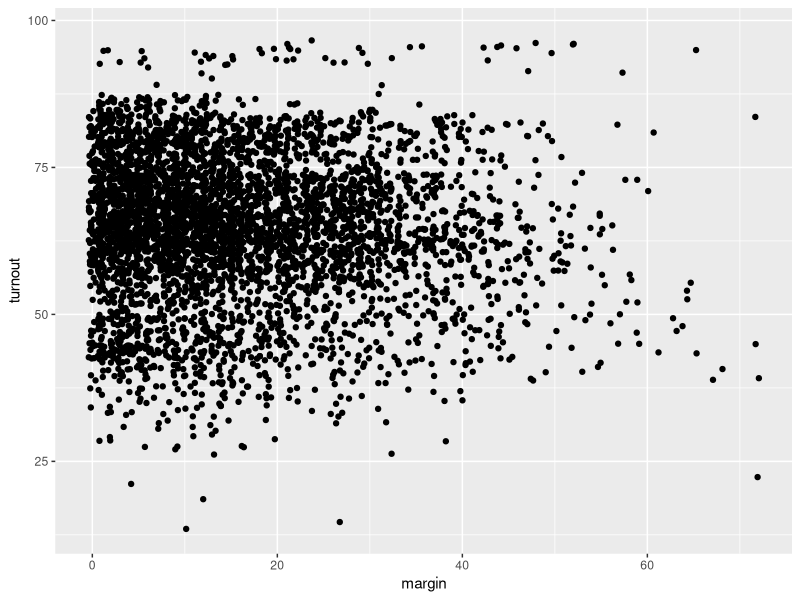
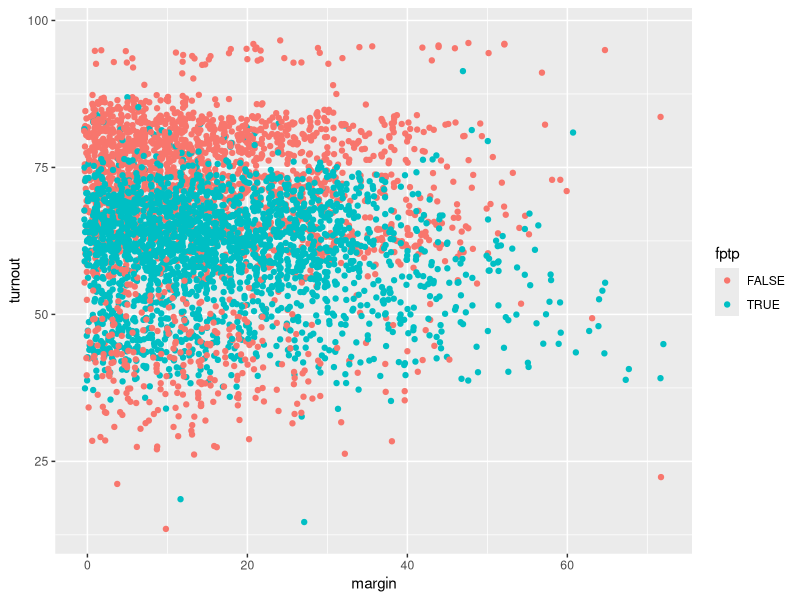

Reproduce these figures in R, in order.
## ---- chunk 1
library(ggplot2)
library(foreign)
## ---- chunk 2
# Data is available on this course's github page:
# github.com/jabranham/math-camp
# Data from Herrera et al (forthcoming, AJPS)
my_data <- read.dta("data/herrera-data.dta")
my_data$fptp <- as.logical(my_data$fptp)
## ---- chunk 3
ggplot(my_data, aes(margin, turnout)) + geom_jitter()
## ---- chunk 4
ggplot(my_data, aes(margin, turnout, color=fptp)) + 
  geom_jitter()
## ---- chunk 5
mean_fptp <- with(my_data, mean(turnout[fptp==TRUE]))
mean_notfptp <- with(my_data, mean(turnout[fptp==FALSE]))
c(mean_fptp, mean_notfptp)
## ---- chunk 6
sd_fptp <- with(my_data, sd(turnout[fptp==TRUE]))
sd_notfptp <- sd(my_data$turnout[my_data$fptp==FALSE])
c(sd_fptp, sd_notfptp)
## ---- chunk 7
t.test(my_data$turnout[my_data$fptp==TRUE],
  my_data$turnout[my_data$fptp==FALSE])
